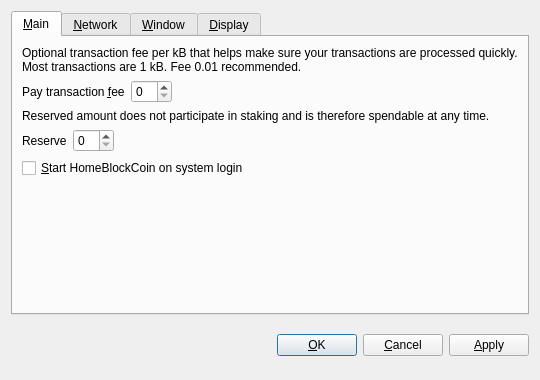
<?xml version="1.0" encoding="UTF-8"?>
<ui version="4.0">
 <class>OptionsDialog</class>
 <widget class="QDialog" name="OptionsDialog">
  <property name="geometry">
   <rect>
    <x>0</x>
    <y>0</y>
    <width>540</width>
    <height>380</height>
   </rect>
  </property>
  <property name="windowTitle">
   <string>Options</string>
  </property>
  <property name="styleSheet">
   <string notr="true">background-image: url(:/images/bkg2);
background-image: url(:/images/gr);</string>
  </property>
  <property name="modal">
   <bool>true</bool>
  </property>
  <layout class="QVBoxLayout" name="verticalLayout">
   <item>
    <widget class="QTabWidget" name="tabWidget">
     <property name="tabPosition">
      <enum>QTabWidget::North</enum>
     </property>
     <property name="currentIndex">
      <number>0</number>
     </property>
     <widget class="QWidget" name="tabMain">
      <attribute name="title">
       <string>&amp;Main</string>
      </attribute>
      <layout class="QVBoxLayout" name="verticalLayout_Main">
       <item>
        <widget class="QLabel" name="transactionFeeInfoLabel">
         <property name="text">
          <string>Optional transaction fee per kB that helps make sure your transactions are processed quickly. Most transactions are 1 kB. Fee 0.01 recommended.</string>
         </property>
         <property name="textFormat">
          <enum>Qt::PlainText</enum>
         </property>
         <property name="wordWrap">
          <bool>true</bool>
         </property>
        </widget>
       </item>
       <item>
        <layout class="QHBoxLayout" name="horizontalLayoutFee">
         <item>
          <widget class="QLabel" name="transactionFeeLabel">
           <property name="text">
            <string>Pay transaction &amp;fee</string>
           </property>
           <property name="textFormat">
            <enum>Qt::PlainText</enum>
           </property>
           <property name="buddy">
            <cstring>transactionFee</cstring>
           </property>
          </widget>
         </item>
         <item>
          <widget class="BitcoinAmountField" name="transactionFee"/>
         </item>
         <item>
          <spacer name="horizontalSpacerFee">
           <property name="orientation">
            <enum>Qt::Horizontal</enum>
           </property>
           <property name="sizeHint" stdset="0">
            <size>
             <width>40</width>
             <height>20</height>
            </size>
           </property>
          </spacer>
         </item>
        </layout>
       </item>
       <item>
        <widget class="QLabel" name="reserveBalanceInfoLabel">
         <property name="text">
          <string>Reserved amount does not participate in staking and is therefore spendable at any time.</string>
         </property>
         <property name="textFormat">
          <enum>Qt::PlainText</enum>
         </property>
         <property name="wordWrap">
          <bool>true</bool>
         </property>
        </widget>
       </item>
       <item>
        <layout class="QHBoxLayout" name="horizontalLayoutReserveBalance">
         <item>
          <widget class="QLabel" name="reserveBalanceLabel">
           <property name="text">
            <string>Reserve</string>
           </property>
           <property name="textFormat">
            <enum>Qt::PlainText</enum>
           </property>
           <property name="buddy">
            <cstring>reserveBalance</cstring>
           </property>
          </widget>
         </item>
         <item>
          <widget class="BitcoinAmountField" name="reserveBalance"/>
         </item>
         <item>
          <spacer name="horizontalSpacerReserveBalance">
           <property name="orientation">
            <enum>Qt::Horizontal</enum>
           </property>
           <property name="sizeHint" stdset="0">
            <size>
             <width>40</width>
             <height>20</height>
            </size>
           </property>
          </spacer>
         </item>
        </layout>
       </item>
       <item>
        <widget class="QCheckBox" name="bitcoinAtStartup">
         <property name="toolTip">
          <string>Automatically start HomeBlockCoin after logging in to the system.</string>
         </property>
         <property name="text">
          <string>&amp;Start HomeBlockCoin on system login</string>
         </property>
        </widget>
       </item>
       <item>
        <spacer name="verticalSpacer_Main">
         <property name="orientation">
          <enum>Qt::Vertical</enum>
         </property>
         <property name="sizeHint" stdset="0">
          <size>
           <width>20</width>
           <height>40</height>
          </size>
         </property>
        </spacer>
       </item>
      </layout>
     </widget>
     <widget class="QWidget" name="tabNetwork">
      <attribute name="title">
       <string>&amp;Network</string>
      </attribute>
      <layout class="QVBoxLayout" name="verticalLayout_Network">
       <item>
        <widget class="QCheckBox" name="mapPortUpnp">
         <property name="toolTip">
          <string>Automatically open the HomeBlockCoin client port on the router. This only works when your router supports UPnP and it is enabled.</string>
         </property>
         <property name="text">
          <string>Map port using &amp;UPnP</string>
         </property>
        </widget>
       </item>
       <item>
        <widget class="QCheckBox" name="connectSocks">
         <property name="toolTip">
          <string>Connect to the HomeBlockCoin network through a SOCKS proxy (e.g. when connecting through Tor).</string>
         </property>
         <property name="text">
          <string>&amp;Connect through SOCKS proxy:</string>
         </property>
        </widget>
       </item>
       <item>
        <layout class="QHBoxLayout" name="horizontalLayout_Network">
         <item>
          <widget class="QLabel" name="proxyIpLabel">
           <property name="text">
            <string>Proxy &amp;IP:</string>
           </property>
           <property name="textFormat">
            <enum>Qt::PlainText</enum>
           </property>
           <property name="buddy">
            <cstring>proxyIp</cstring>
           </property>
          </widget>
         </item>
         <item>
          <widget class="QValidatedLineEdit" name="proxyIp">
           <property name="maximumSize">
            <size>
             <width>140</width>
             <height>16777215</height>
            </size>
           </property>
           <property name="toolTip">
            <string>IP address of the proxy (e.g. 127.0.0.1)</string>
           </property>
          </widget>
         </item>
         <item>
          <widget class="QLabel" name="proxyPortLabel">
           <property name="text">
            <string>&amp;Port:</string>
           </property>
           <property name="textFormat">
            <enum>Qt::PlainText</enum>
           </property>
           <property name="buddy">
            <cstring>proxyPort</cstring>
           </property>
          </widget>
         </item>
         <item>
          <widget class="QLineEdit" name="proxyPort">
           <property name="maximumSize">
            <size>
             <width>55</width>
             <height>16777215</height>
            </size>
           </property>
           <property name="toolTip">
            <string>Port of the proxy (e.g. 9050)</string>
           </property>
          </widget>
         </item>
         <item>
          <widget class="QLabel" name="socksVersionLabel">
           <property name="text">
            <string>SOCKS &amp;Version:</string>
           </property>
           <property name="textFormat">
            <enum>Qt::PlainText</enum>
           </property>
           <property name="buddy">
            <cstring>socksVersion</cstring>
           </property>
          </widget>
         </item>
         <item>
          <widget class="QValueComboBox" name="socksVersion">
           <property name="toolTip">
            <string>SOCKS version of the proxy (e.g. 5)</string>
           </property>
          </widget>
         </item>
         <item>
          <spacer name="horizontalSpacer_Network">
           <property name="orientation">
            <enum>Qt::Horizontal</enum>
           </property>
           <property name="sizeHint" stdset="0">
            <size>
             <width>40</width>
             <height>20</height>
            </size>
           </property>
          </spacer>
         </item>
        </layout>
       </item>
       <item>
        <spacer name="verticalSpacer_Network">
         <property name="orientation">
          <enum>Qt::Vertical</enum>
         </property>
         <property name="sizeHint" stdset="0">
          <size>
           <width>20</width>
           <height>40</height>
          </size>
         </property>
        </spacer>
       </item>
      </layout>
     </widget>
     <widget class="QWidget" name="tabWindow">
      <attribute name="title">
       <string>&amp;Window</string>
      </attribute>
      <layout class="QVBoxLayout" name="verticalLayout_Window">
       <item>
        <widget class="QCheckBox" name="minimizeToTray">
         <property name="toolTip">
          <string>Show only a tray icon after minimizing the window.</string>
         </property>
         <property name="text">
          <string>&amp;Minimize to the tray instead of the taskbar</string>
         </property>
        </widget>
       </item>
       <item>
        <widget class="QCheckBox" name="minimizeOnClose">
         <property name="toolTip">
          <string>Minimize instead of exit the application when the window is closed. When this option is enabled, the application will be closed only after selecting Quit in the menu.</string>
         </property>
         <property name="text">
          <string>M&amp;inimize on close</string>
         </property>
        </widget>
       </item>
       <item>
        <spacer name="verticalSpacer_Window">
         <property name="orientation">
          <enum>Qt::Vertical</enum>
         </property>
         <property name="sizeHint" stdset="0">
          <size>
           <width>20</width>
           <height>40</height>
          </size>
         </property>
        </spacer>
       </item>
      </layout>
     </widget>
     <widget class="QWidget" name="tabDisplay">
      <attribute name="title">
       <string>&amp;Display</string>
      </attribute>
      <layout class="QVBoxLayout" name="verticalLayout_Display">
       <item>
        <layout class="QHBoxLayout" name="horizontalLayout_1_Display">
         <item>
          <widget class="QLabel" name="langLabel">
           <property name="text">
            <string>User Interface &amp;language:</string>
           </property>
           <property name="textFormat">
            <enum>Qt::PlainText</enum>
           </property>
           <property name="buddy">
            <cstring>lang</cstring>
           </property>
          </widget>
         </item>
         <item>
          <widget class="QValueComboBox" name="lang">
           <property name="toolTip">
            <string>The user interface language can be set here. This setting will take effect after restarting homeblockcoin.</string>
           </property>
          </widget>
         </item>
        </layout>
       </item>
       <item>
        <layout class="QHBoxLayout" name="horizontalLayout_2_Display">
         <item>
          <widget class="QLabel" name="unitLabel">
           <property name="text">
            <string>&amp;Unit to show amounts in:</string>
           </property>
           <property name="textFormat">
            <enum>Qt::PlainText</enum>
           </property>
           <property name="buddy">
            <cstring>unit</cstring>
           </property>
          </widget>
         </item>
         <item>
          <widget class="QValueComboBox" name="unit">
           <property name="toolTip">
            <string>Choose the default subdivision unit to show in the interface and when sending coins.</string>
           </property>
          </widget>
         </item>
        </layout>
       </item>
       <item>
        <widget class="QCheckBox" name="displayAddresses">
         <property name="toolTip">
          <string>Whether to show HomeBlockCoin addresses in the transaction list or not.</string>
         </property>
         <property name="text">
          <string>&amp;Display addresses in transaction list</string>
         </property>
        </widget>
       </item>
       <item>
        <widget class="QCheckBox" name="coinControlFeatures">
         <property name="toolTip">
          <string>Whether to show coin control features or not.</string>
         </property>
         <property name="text">
          <string>Display coin &amp;control features (experts only!)</string>
         </property>
        </widget>
       </item>
       <item>
        <spacer name="verticalSpacer_Display">
         <property name="orientation">
          <enum>Qt::Vertical</enum>
         </property>
         <property name="sizeHint" stdset="0">
          <size>
           <width>20</width>
           <height>40</height>
          </size>
         </property>
        </spacer>
       </item>
      </layout>
     </widget>
    </widget>
   </item>
   <item>
    <layout class="QHBoxLayout" name="horizontalLayout_Buttons">
     <item>
      <spacer name="horizontalSpacer_1">
       <property name="orientation">
        <enum>Qt::Horizontal</enum>
       </property>
       <property name="sizeHint" stdset="0">
        <size>
         <width>40</width>
         <height>48</height>
        </size>
       </property>
      </spacer>
     </item>
     <item>
      <widget class="QLabel" name="statusLabel">
       <property name="font">
        <font>
         <weight>75</weight>
         <bold>true</bold>
        </font>
       </property>
       <property name="text">
        <string/>
       </property>
       <property name="textFormat">
        <enum>Qt::PlainText</enum>
       </property>
       <property name="wordWrap">
        <bool>true</bool>
       </property>
      </widget>
     </item>
     <item>
      <spacer name="horizontalSpacer_2">
       <property name="orientation">
        <enum>Qt::Horizontal</enum>
       </property>
       <property name="sizeHint" stdset="0">
        <size>
         <width>40</width>
         <height>48</height>
        </size>
       </property>
      </spacer>
     </item>
     <item>
      <widget class="QPushButton" name="okButton">
       <property name="text">
        <string>&amp;OK</string>
       </property>
      </widget>
     </item>
     <item>
      <widget class="QPushButton" name="cancelButton">
       <property name="text">
        <string>&amp;Cancel</string>
       </property>
       <property name="autoDefault">
        <bool>false</bool>
       </property>
      </widget>
     </item>
     <item>
      <widget class="QPushButton" name="applyButton">
       <property name="text">
        <string>&amp;Apply</string>
       </property>
       <property name="autoDefault">
        <bool>false</bool>
       </property>
      </widget>
     </item>
    </layout>
   </item>
  </layout>
 </widget>
 <customwidgets>
  <customwidget>
   <class>BitcoinAmountField</class>
   <extends>QSpinBox</extends>
   <header>bitcoinamountfield.h</header>
   <container>1</container>
  </customwidget>
  <customwidget>
   <class>QValidatedLineEdit</class>
   <extends>QLineEdit</extends>
   <header>qvalidatedlineedit.h</header>
  </customwidget>
  <customwidget>
   <class>QValueComboBox</class>
   <extends>QComboBox</extends>
   <header>qvaluecombobox.h</header>
  </customwidget>
 </customwidgets>
 <resources/>
 <connections/>
</ui>
